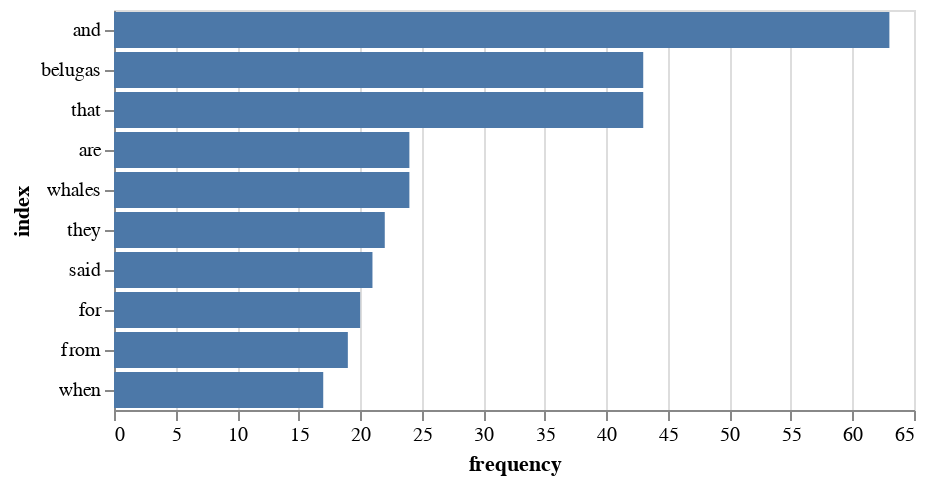

Write notebook code for a chart like this one.
### Code cell
import altair as alt 
alt.Chart(df_frequence).mark_bar().encode(
    x = alt.X("frequency"),
    y = alt.Y("index", sort = "-x")
)

### Figure 1 — Vega-Lite specification as saved in the notebook (floating-point values rounded to 4 significant figures)
{"config": {"view": {"continuousWidth": 400, "continuousHeight": 300}}, "data": {"name": "data-0fa8fb774af69375fe566345ac1cedf2"}, "mark": "bar", "encoding": {"x": {"field": "frequency", "type": "quantitative"}, "y": {"field": "index", "sort": "-x", "type": "nominal"}}, "$schema": "https://vega.github.io/schema/vega-lite/v4.17.0.json", "datasets": {"data-0fa8fb774af69375fe566345ac1cedf2": [{"index": "and", "frequency": 63}, {"index": "are", "frequency": 24}, {"index": "belugas", "frequency": 43}, {"index": "for", "frequency": 20}, {"index": "from", "frequency": 19}, {"index": "said", "frequency": 21}, {"index": "that", "frequency": 43}, {"index": "they", "frequency": 22}, {"index": "whales", "frequency": 24}, {"index": "when", "frequency": 17}]}}
